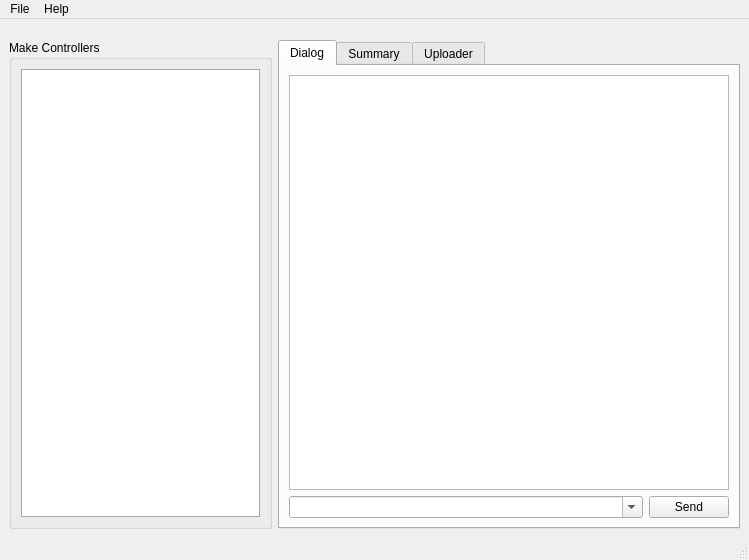
<ui version="4.0" >
 <class>McHelperWindow</class>
 <widget class="QMainWindow" name="McHelperWindow" >
  <property name="geometry" >
   <rect>
    <x>0</x>
    <y>0</y>
    <width>749</width>
    <height>560</height>
   </rect>
  </property>
  <property name="sizePolicy" >
   <sizepolicy vsizetype="Preferred" hsizetype="Preferred" >
    <horstretch>0</horstretch>
    <verstretch>0</verstretch>
   </sizepolicy>
  </property>
  <property name="windowTitle" >
   <string>Make Controller Helper</string>
  </property>
  <widget class="QWidget" name="centralwidget" >
   <layout class="QVBoxLayout" >
    <item>
     <spacer>
      <property name="orientation" >
       <enum>Qt::Vertical</enum>
      </property>
      <property name="sizeType" >
       <enum>QSizePolicy::Fixed</enum>
      </property>
      <property name="sizeHint" >
       <size>
        <width>725</width>
        <height>12</height>
       </size>
      </property>
     </spacer>
    </item>
    <item>
     <layout class="QHBoxLayout" >
      <item>
       <widget class="QGroupBox" name="groupBoxDevices" >
        <property name="sizePolicy" >
         <sizepolicy vsizetype="Expanding" hsizetype="Expanding" >
          <horstretch>0</horstretch>
          <verstretch>0</verstretch>
         </sizepolicy>
        </property>
        <property name="minimumSize" >
         <size>
          <width>160</width>
          <height>0</height>
         </size>
        </property>
        <property name="maximumSize" >
         <size>
          <width>325</width>
          <height>16777215</height>
         </size>
        </property>
        <property name="title" >
         <string>Make Controllers</string>
        </property>
        <layout class="QVBoxLayout" >
         <property name="spacing" >
          <number>6</number>
         </property>
         <property name="leftMargin" >
          <number>9</number>
         </property>
         <property name="topMargin" >
          <number>9</number>
         </property>
         <property name="rightMargin" >
          <number>9</number>
         </property>
         <property name="bottomMargin" >
          <number>9</number>
         </property>
         <item>
          <widget class="QListWidget" name="listWidget" >
           <property name="palette" >
            <palette>
             <active>
              <colorrole role="WindowText" >
               <brush brushstyle="SolidPattern" >
                <color alpha="255" >
                 <red>0</red>
                 <green>0</green>
                 <blue>0</blue>
                </color>
               </brush>
              </colorrole>
              <colorrole role="Button" >
               <brush brushstyle="SolidPattern" >
                <color alpha="255" >
                 <red>203</red>
                 <green>219</green>
                 <blue>235</blue>
                </color>
               </brush>
              </colorrole>
              <colorrole role="Light" >
               <brush brushstyle="SolidPattern" >
                <color alpha="255" >
                 <red>255</red>
                 <green>255</green>
                 <blue>255</blue>
                </color>
               </brush>
              </colorrole>
              <colorrole role="Midlight" >
               <brush brushstyle="SolidPattern" >
                <color alpha="255" >
                 <red>229</red>
                 <green>237</green>
                 <blue>245</blue>
                </color>
               </brush>
              </colorrole>
              <colorrole role="Dark" >
               <brush brushstyle="SolidPattern" >
                <color alpha="255" >
                 <red>101</red>
                 <green>109</green>
                 <blue>117</blue>
                </color>
               </brush>
              </colorrole>
              <colorrole role="Mid" >
               <brush brushstyle="SolidPattern" >
                <color alpha="255" >
                 <red>135</red>
                 <green>146</green>
                 <blue>157</blue>
                </color>
               </brush>
              </colorrole>
              <colorrole role="Text" >
               <brush brushstyle="SolidPattern" >
                <color alpha="255" >
                 <red>0</red>
                 <green>0</green>
                 <blue>0</blue>
                </color>
               </brush>
              </colorrole>
              <colorrole role="BrightText" >
               <brush brushstyle="SolidPattern" >
                <color alpha="255" >
                 <red>255</red>
                 <green>255</green>
                 <blue>255</blue>
                </color>
               </brush>
              </colorrole>
              <colorrole role="ButtonText" >
               <brush brushstyle="SolidPattern" >
                <color alpha="255" >
                 <red>0</red>
                 <green>0</green>
                 <blue>0</blue>
                </color>
               </brush>
              </colorrole>
              <colorrole role="Base" >
               <brush brushstyle="SolidPattern" >
                <color alpha="255" >
                 <red>255</red>
                 <green>255</green>
                 <blue>255</blue>
                </color>
               </brush>
              </colorrole>
              <colorrole role="Window" >
               <brush brushstyle="SolidPattern" >
                <color alpha="255" >
                 <red>203</red>
                 <green>219</green>
                 <blue>235</blue>
                </color>
               </brush>
              </colorrole>
              <colorrole role="Shadow" >
               <brush brushstyle="SolidPattern" >
                <color alpha="255" >
                 <red>0</red>
                 <green>0</green>
                 <blue>0</blue>
                </color>
               </brush>
              </colorrole>
              <colorrole role="Highlight" >
               <brush brushstyle="SolidPattern" >
                <color alpha="255" >
                 <red>49</red>
                 <green>106</green>
                 <blue>197</blue>
                </color>
               </brush>
              </colorrole>
              <colorrole role="HighlightedText" >
               <brush brushstyle="SolidPattern" >
                <color alpha="255" >
                 <red>255</red>
                 <green>255</green>
                 <blue>255</blue>
                </color>
               </brush>
              </colorrole>
              <colorrole role="Link" >
               <brush brushstyle="SolidPattern" >
                <color alpha="255" >
                 <red>0</red>
                 <green>0</green>
                 <blue>255</blue>
                </color>
               </brush>
              </colorrole>
              <colorrole role="LinkVisited" >
               <brush brushstyle="SolidPattern" >
                <color alpha="255" >
                 <red>255</red>
                 <green>0</green>
                 <blue>255</blue>
                </color>
               </brush>
              </colorrole>
              <colorrole role="AlternateBase" >
               <brush brushstyle="SolidPattern" >
                <color alpha="255" >
                 <red>229</red>
                 <green>237</green>
                 <blue>245</blue>
                </color>
               </brush>
              </colorrole>
             </active>
             <inactive>
              <colorrole role="WindowText" >
               <brush brushstyle="SolidPattern" >
                <color alpha="255" >
                 <red>0</red>
                 <green>0</green>
                 <blue>0</blue>
                </color>
               </brush>
              </colorrole>
              <colorrole role="Button" >
               <brush brushstyle="SolidPattern" >
                <color alpha="255" >
                 <red>203</red>
                 <green>219</green>
                 <blue>235</blue>
                </color>
               </brush>
              </colorrole>
              <colorrole role="Light" >
               <brush brushstyle="SolidPattern" >
                <color alpha="255" >
                 <red>255</red>
                 <green>255</green>
                 <blue>255</blue>
                </color>
               </brush>
              </colorrole>
              <colorrole role="Midlight" >
               <brush brushstyle="SolidPattern" >
                <color alpha="255" >
                 <red>229</red>
                 <green>237</green>
                 <blue>245</blue>
                </color>
               </brush>
              </colorrole>
              <colorrole role="Dark" >
               <brush brushstyle="SolidPattern" >
                <color alpha="255" >
                 <red>101</red>
                 <green>109</green>
                 <blue>117</blue>
                </color>
               </brush>
              </colorrole>
              <colorrole role="Mid" >
               <brush brushstyle="SolidPattern" >
                <color alpha="255" >
                 <red>135</red>
                 <green>146</green>
                 <blue>157</blue>
                </color>
               </brush>
              </colorrole>
              <colorrole role="Text" >
               <brush brushstyle="SolidPattern" >
                <color alpha="255" >
                 <red>0</red>
                 <green>0</green>
                 <blue>0</blue>
                </color>
               </brush>
              </colorrole>
              <colorrole role="BrightText" >
               <brush brushstyle="SolidPattern" >
                <color alpha="255" >
                 <red>255</red>
                 <green>255</green>
                 <blue>255</blue>
                </color>
               </brush>
              </colorrole>
              <colorrole role="ButtonText" >
               <brush brushstyle="SolidPattern" >
                <color alpha="255" >
                 <red>0</red>
                 <green>0</green>
                 <blue>0</blue>
                </color>
               </brush>
              </colorrole>
              <colorrole role="Base" >
               <brush brushstyle="SolidPattern" >
                <color alpha="255" >
                 <red>255</red>
                 <green>255</green>
                 <blue>255</blue>
                </color>
               </brush>
              </colorrole>
              <colorrole role="Window" >
               <brush brushstyle="SolidPattern" >
                <color alpha="255" >
                 <red>203</red>
                 <green>219</green>
                 <blue>235</blue>
                </color>
               </brush>
              </colorrole>
              <colorrole role="Shadow" >
               <brush brushstyle="SolidPattern" >
                <color alpha="255" >
                 <red>0</red>
                 <green>0</green>
                 <blue>0</blue>
                </color>
               </brush>
              </colorrole>
              <colorrole role="Highlight" >
               <brush brushstyle="SolidPattern" >
                <color alpha="255" >
                 <red>49</red>
                 <green>106</green>
                 <blue>197</blue>
                </color>
               </brush>
              </colorrole>
              <colorrole role="HighlightedText" >
               <brush brushstyle="SolidPattern" >
                <color alpha="255" >
                 <red>255</red>
                 <green>255</green>
                 <blue>255</blue>
                </color>
               </brush>
              </colorrole>
              <colorrole role="Link" >
               <brush brushstyle="SolidPattern" >
                <color alpha="255" >
                 <red>0</red>
                 <green>0</green>
                 <blue>255</blue>
                </color>
               </brush>
              </colorrole>
              <colorrole role="LinkVisited" >
               <brush brushstyle="SolidPattern" >
                <color alpha="255" >
                 <red>255</red>
                 <green>0</green>
                 <blue>255</blue>
                </color>
               </brush>
              </colorrole>
              <colorrole role="AlternateBase" >
               <brush brushstyle="SolidPattern" >
                <color alpha="255" >
                 <red>229</red>
                 <green>237</green>
                 <blue>245</blue>
                </color>
               </brush>
              </colorrole>
             </inactive>
             <disabled>
              <colorrole role="WindowText" >
               <brush brushstyle="SolidPattern" >
                <color alpha="255" >
                 <red>101</red>
                 <green>109</green>
                 <blue>117</blue>
                </color>
               </brush>
              </colorrole>
              <colorrole role="Button" >
               <brush brushstyle="SolidPattern" >
                <color alpha="255" >
                 <red>203</red>
                 <green>219</green>
                 <blue>235</blue>
                </color>
               </brush>
              </colorrole>
              <colorrole role="Light" >
               <brush brushstyle="SolidPattern" >
                <color alpha="255" >
                 <red>255</red>
                 <green>255</green>
                 <blue>255</blue>
                </color>
               </brush>
              </colorrole>
              <colorrole role="Midlight" >
               <brush brushstyle="SolidPattern" >
                <color alpha="255" >
                 <red>229</red>
                 <green>237</green>
                 <blue>245</blue>
                </color>
               </brush>
              </colorrole>
              <colorrole role="Dark" >
               <brush brushstyle="SolidPattern" >
                <color alpha="255" >
                 <red>101</red>
                 <green>109</green>
                 <blue>117</blue>
                </color>
               </brush>
              </colorrole>
              <colorrole role="Mid" >
               <brush brushstyle="SolidPattern" >
                <color alpha="255" >
                 <red>135</red>
                 <green>146</green>
                 <blue>157</blue>
                </color>
               </brush>
              </colorrole>
              <colorrole role="Text" >
               <brush brushstyle="SolidPattern" >
                <color alpha="255" >
                 <red>101</red>
                 <green>109</green>
                 <blue>117</blue>
                </color>
               </brush>
              </colorrole>
              <colorrole role="BrightText" >
               <brush brushstyle="SolidPattern" >
                <color alpha="255" >
                 <red>255</red>
                 <green>255</green>
                 <blue>255</blue>
                </color>
               </brush>
              </colorrole>
              <colorrole role="ButtonText" >
               <brush brushstyle="SolidPattern" >
                <color alpha="255" >
                 <red>101</red>
                 <green>109</green>
                 <blue>117</blue>
                </color>
               </brush>
              </colorrole>
              <colorrole role="Base" >
               <brush brushstyle="SolidPattern" >
                <color alpha="255" >
                 <red>203</red>
                 <green>219</green>
                 <blue>235</blue>
                </color>
               </brush>
              </colorrole>
              <colorrole role="Window" >
               <brush brushstyle="SolidPattern" >
                <color alpha="255" >
                 <red>203</red>
                 <green>219</green>
                 <blue>235</blue>
                </color>
               </brush>
              </colorrole>
              <colorrole role="Shadow" >
               <brush brushstyle="SolidPattern" >
                <color alpha="255" >
                 <red>0</red>
                 <green>0</green>
                 <blue>0</blue>
                </color>
               </brush>
              </colorrole>
              <colorrole role="Highlight" >
               <brush brushstyle="SolidPattern" >
                <color alpha="255" >
                 <red>49</red>
                 <green>106</green>
                 <blue>197</blue>
                </color>
               </brush>
              </colorrole>
              <colorrole role="HighlightedText" >
               <brush brushstyle="SolidPattern" >
                <color alpha="255" >
                 <red>255</red>
                 <green>255</green>
                 <blue>255</blue>
                </color>
               </brush>
              </colorrole>
              <colorrole role="Link" >
               <brush brushstyle="SolidPattern" >
                <color alpha="255" >
                 <red>0</red>
                 <green>0</green>
                 <blue>255</blue>
                </color>
               </brush>
              </colorrole>
              <colorrole role="LinkVisited" >
               <brush brushstyle="SolidPattern" >
                <color alpha="255" >
                 <red>255</red>
                 <green>0</green>
                 <blue>255</blue>
                </color>
               </brush>
              </colorrole>
              <colorrole role="AlternateBase" >
               <brush brushstyle="SolidPattern" >
                <color alpha="255" >
                 <red>203</red>
                 <green>219</green>
                 <blue>235</blue>
                </color>
               </brush>
              </colorrole>
             </disabled>
            </palette>
           </property>
           <property name="focusPolicy" >
            <enum>Qt::WheelFocus</enum>
           </property>
           <property name="frameShape" >
            <enum>QFrame::StyledPanel</enum>
           </property>
           <property name="showDropIndicator" stdset="0" >
            <bool>true</bool>
           </property>
           <property name="dragEnabled" >
            <bool>true</bool>
           </property>
           <property name="alternatingRowColors" >
            <bool>false</bool>
           </property>
          </widget>
         </item>
        </layout>
       </widget>
      </item>
      <item>
       <widget class="QTabWidget" name="tabWidget" >
        <property name="focusPolicy" >
         <enum>Qt::NoFocus</enum>
        </property>
        <property name="currentIndex" >
         <number>0</number>
        </property>
        <widget class="QWidget" name="dialogTab" >
         <attribute name="title" >
          <string>Dialog</string>
         </attribute>
         <layout class="QVBoxLayout" >
          <item>
           <widget class="QTableView" name="outputView" >
            <property name="focusPolicy" >
             <enum>Qt::TabFocus</enum>
            </property>
            <property name="frameShape" >
             <enum>QFrame::StyledPanel</enum>
            </property>
            <property name="selectionMode" >
             <enum>QAbstractItemView::SingleSelection</enum>
            </property>
            <property name="selectionBehavior" >
             <enum>QAbstractItemView::SelectRows</enum>
            </property>
            <property name="showGrid" >
             <bool>false</bool>
            </property>
           </widget>
          </item>
          <item>
           <layout class="QHBoxLayout" >
            <item>
             <widget class="QComboBox" name="commandLine" >
              <property name="sizePolicy" >
               <sizepolicy vsizetype="Fixed" hsizetype="Expanding" >
                <horstretch>0</horstretch>
                <verstretch>0</verstretch>
               </sizepolicy>
              </property>
              <property name="maximumSize" >
               <size>
                <width>16777215</width>
                <height>16777215</height>
               </size>
              </property>
              <property name="editable" >
               <bool>true</bool>
              </property>
              <property name="currentIndex" >
               <number>-1</number>
              </property>
              <property name="maxCount" >
               <number>10</number>
              </property>
              <property name="insertPolicy" >
               <enum>QComboBox::NoInsert</enum>
              </property>
              <property name="autoCompletionCaseSensitivity" >
               <enum>Qt::CaseSensitive</enum>
              </property>
              <property name="frame" >
               <bool>true</bool>
              </property>
             </widget>
            </item>
            <item>
             <widget class="QPushButton" name="sendButton" >
              <property name="text" >
               <string>Send</string>
              </property>
             </widget>
            </item>
           </layout>
          </item>
         </layout>
        </widget>
        <widget class="QWidget" name="inspectorTab" >
         <attribute name="title" >
          <string>Summary</string>
         </attribute>
         <layout class="QVBoxLayout" >
          <item>
           <widget class="QGroupBox" name="groupBox" >
            <property name="minimumSize" >
             <size>
              <width>440</width>
              <height>175</height>
             </size>
            </property>
            <property name="maximumSize" >
             <size>
              <width>450</width>
              <height>175</height>
             </size>
            </property>
            <property name="title" >
             <string>System</string>
            </property>
            <widget class="QWidget" name="gridLayout" >
             <property name="geometry" >
              <rect>
               <x>30</x>
               <y>20</y>
               <width>401</width>
               <height>151</height>
              </rect>
             </property>
             <layout class="QGridLayout" >
              <property name="leftMargin" >
               <number>0</number>
              </property>
              <property name="topMargin" >
               <number>0</number>
              </property>
              <property name="rightMargin" >
               <number>0</number>
              </property>
              <property name="bottomMargin" >
               <number>0</number>
              </property>
              <property name="horizontalSpacing" >
               <number>6</number>
              </property>
              <property name="verticalSpacing" >
               <number>6</number>
              </property>
              <item row="3" column="1" >
               <widget class="QLineEdit" name="systemFreeMemory" >
                <property name="focusPolicy" >
                 <enum>Qt::NoFocus</enum>
                </property>
                <property name="readOnly" >
                 <bool>true</bool>
                </property>
               </widget>
              </item>
              <item row="1" column="1" >
               <widget class="QLineEdit" name="systemSerialNumber" />
              </item>
              <item row="0" column="1" >
               <widget class="QLineEdit" name="systemName" />
              </item>
              <item row="2" column="1" >
               <widget class="QLineEdit" name="systemFirmwareVersion" >
                <property name="focusPolicy" >
                 <enum>Qt::NoFocus</enum>
                </property>
                <property name="readOnly" >
                 <bool>true</bool>
                </property>
               </widget>
              </item>
              <item row="0" column="0" >
               <widget class="QLabel" name="label" >
                <property name="toolTip" >
                 <string>This board's name - edit to give this board a new name.</string>
                </property>
                <property name="text" >
                 <string>Name:</string>
                </property>
                <property name="buddy" >
                 <cstring>systemName</cstring>
                </property>
               </widget>
              </item>
              <item row="1" column="0" >
               <widget class="QLabel" name="label_2" >
                <property name="toolTip" >
                 <string>This board's serial number to uniquely identify it.</string>
                </property>
                <property name="text" >
                 <string>Serial Number:</string>
                </property>
                <property name="buddy" >
                 <cstring>systemSerialNumber</cstring>
                </property>
               </widget>
              </item>
              <item row="2" column="0" >
               <widget class="QLabel" name="label_3" >
                <property name="toolTip" >
                 <string>The version of the program running on the Make Controller.</string>
                </property>
                <property name="text" >
                 <string>Firmware Version:</string>
                </property>
                <property name="buddy" >
                 <cstring>systemFirmwareVersion</cstring>
                </property>
               </widget>
              </item>
              <item row="3" column="0" >
               <widget class="QLabel" name="label_4" >
                <property name="toolTip" >
                 <string>The available memory for this board, in bytes.</string>
                </property>
                <property name="text" >
                 <string>Free Memory:</string>
                </property>
                <property name="buddy" >
                 <cstring>systemFreeMemory</cstring>
                </property>
               </widget>
              </item>
             </layout>
            </widget>
           </widget>
          </item>
          <item>
           <widget class="QGroupBox" name="groupBox_2" >
            <property name="minimumSize" >
             <size>
              <width>440</width>
              <height>210</height>
             </size>
            </property>
            <property name="maximumSize" >
             <size>
              <width>450</width>
              <height>210</height>
             </size>
            </property>
            <property name="title" >
             <string>Network</string>
            </property>
            <layout class="QGridLayout" >
             <item row="0" column="0" >
              <widget class="QLabel" name="label_5" >
               <property name="text" >
                <string>IP Address:</string>
               </property>
               <property name="buddy" >
                <cstring>netAddressLineEdit</cstring>
               </property>
              </widget>
             </item>
             <item row="0" column="1" colspan="4" >
              <widget class="QLineEdit" name="netAddressLineEdit" />
             </item>
             <item row="1" column="0" >
              <widget class="QLabel" name="label_6" >
               <property name="text" >
                <string>Network Mask:</string>
               </property>
               <property name="buddy" >
                <cstring>netMaskLineEdit</cstring>
               </property>
              </widget>
             </item>
             <item row="1" column="1" colspan="4" >
              <widget class="QLineEdit" name="netMaskLineEdit" />
             </item>
             <item row="2" column="0" >
              <widget class="QLabel" name="label_7" >
               <property name="text" >
                <string>Gateway/Router:</string>
               </property>
               <property name="buddy" >
                <cstring>netGatewayLineEdit</cstring>
               </property>
              </widget>
             </item>
             <item row="2" column="1" colspan="4" >
              <widget class="QLineEdit" name="netGatewayLineEdit" />
             </item>
             <item row="4" column="0" >
              <widget class="QLabel" name="label_10" >
               <property name="toolTip" >
                <string>The port this board is listening on for OSC messages.</string>
               </property>
               <property name="text" >
                <string>UDP Port (Listening):</string>
               </property>
               <property name="buddy" >
                <cstring>udpListenPort</cstring>
               </property>
              </widget>
             </item>
             <item row="4" column="1" colspan="2" >
              <widget class="QLineEdit" name="udpListenPort" >
               <property name="readOnly" >
                <bool>false</bool>
               </property>
              </widget>
             </item>
             <item row="4" column="3" >
              <widget class="QLabel" name="label_11" >
               <property name="toolTip" >
                <string>The port this board will send OSC messages back on.</string>
               </property>
               <property name="text" >
                <string>UDP Port (Sending):</string>
               </property>
               <property name="buddy" >
                <cstring>udpSendPort</cstring>
               </property>
              </widget>
             </item>
             <item row="4" column="4" >
              <widget class="QLineEdit" name="udpSendPort" >
               <property name="readOnly" >
                <bool>false</bool>
               </property>
              </widget>
             </item>
             <item row="5" column="1" >
              <widget class="QCheckBox" name="dhcpCheckBox" >
               <property name="toolTip" >
                <string>DHCP allows the Make Controller to automatically get an IP address when connected to a network.</string>
               </property>
               <property name="layoutDirection" >
                <enum>Qt::LeftToRight</enum>
               </property>
               <property name="text" >
                <string>DHCP</string>
               </property>
              </widget>
             </item>
             <item row="5" column="2" colspan="2" >
              <widget class="QCheckBox" name="webserverCheckBox" >
               <property name="toolTip" >
                <string>Controls the demo web server on the Make Controller.</string>
               </property>
               <property name="text" >
                <string>Webserver</string>
               </property>
              </widget>
             </item>
            </layout>
           </widget>
          </item>
         </layout>
        </widget>
        <widget class="QWidget" name="uploaderTab" >
         <attribute name="title" >
          <string>Uploader</string>
         </attribute>
         <layout class="QVBoxLayout" >
          <item>
           <widget class="QGroupBox" name="uploaderGroupBox" >
            <property name="minimumSize" >
             <size>
              <width>380</width>
              <height>140</height>
             </size>
            </property>
            <property name="maximumSize" >
             <size>
              <width>16777215</width>
              <height>140</height>
             </size>
            </property>
            <property name="title" >
             <string>Firmware Uploader</string>
            </property>
            <property name="alignment" >
             <set>Qt::AlignHCenter|Qt::AlignTop</set>
            </property>
            <layout class="QVBoxLayout" >
             <item>
              <widget class="QLabel" name="label_9" >
               <property name="text" >
                <string>Select a .bin file to upload to your Make Controller.</string>
               </property>
               <property name="alignment" >
                <set>Qt::AlignCenter</set>
               </property>
              </widget>
             </item>
             <item>
              <layout class="QGridLayout" >
               <property name="leftMargin" >
                <number>0</number>
               </property>
               <property name="topMargin" >
                <number>0</number>
               </property>
               <property name="rightMargin" >
                <number>0</number>
               </property>
               <property name="bottomMargin" >
                <number>0</number>
               </property>
               <property name="horizontalSpacing" >
                <number>6</number>
               </property>
               <property name="verticalSpacing" >
                <number>6</number>
               </property>
               <item row="2" column="1" >
                <widget class="QProgressBar" name="progressBar" >
                 <property name="value" >
                  <number>24</number>
                 </property>
                 <property name="orientation" >
                  <enum>Qt::Horizontal</enum>
                 </property>
                </widget>
               </item>
               <item row="2" column="2" >
                <widget class="QPushButton" name="uploadButton" >
                 <property name="minimumSize" >
                  <size>
                   <width>80</width>
                   <height>32</height>
                  </size>
                 </property>
                 <property name="maximumSize" >
                  <size>
                   <width>80</width>
                   <height>32</height>
                  </size>
                 </property>
                 <property name="focusPolicy" >
                  <enum>Qt::NoFocus</enum>
                 </property>
                 <property name="text" >
                  <string>Upload</string>
                 </property>
                </widget>
               </item>
               <item row="0" column="2" >
                <widget class="QPushButton" name="fileSelectButton" >
                 <property name="minimumSize" >
                  <size>
                   <width>80</width>
                   <height>32</height>
                  </size>
                 </property>
                 <property name="maximumSize" >
                  <size>
                   <width>80</width>
                   <height>32</height>
                  </size>
                 </property>
                 <property name="focusPolicy" >
                  <enum>Qt::NoFocus</enum>
                 </property>
                 <property name="text" >
                  <string>Browse</string>
                 </property>
                </widget>
               </item>
               <item row="0" column="1" >
                <widget class="QComboBox" name="fileSelectText" >
                 <property name="editable" >
                  <bool>true</bool>
                 </property>
                 <property name="insertPolicy" >
                  <enum>QComboBox::InsertAtTop</enum>
                 </property>
                 <property name="minimumContentsLength" >
                  <number>1</number>
                 </property>
                </widget>
               </item>
               <item row="1" column="1" >
                <spacer>
                 <property name="orientation" >
                  <enum>Qt::Vertical</enum>
                 </property>
                 <property name="sizeType" >
                  <enum>QSizePolicy::Fixed</enum>
                 </property>
                 <property name="sizeHint" >
                  <size>
                   <width>20</width>
                   <height>8</height>
                  </size>
                 </property>
                </spacer>
               </item>
              </layout>
             </item>
            </layout>
           </widget>
          </item>
          <item>
           <spacer>
            <property name="orientation" >
             <enum>Qt::Vertical</enum>
            </property>
            <property name="sizeHint" >
             <size>
              <width>20</width>
              <height>40</height>
             </size>
            </property>
           </spacer>
          </item>
         </layout>
        </widget>
       </widget>
      </item>
     </layout>
    </item>
   </layout>
  </widget>
  <widget class="QMenuBar" name="menubar" >
   <property name="geometry" >
    <rect>
     <x>0</x>
     <y>0</y>
     <width>749</width>
     <height>22</height>
    </rect>
   </property>
   <widget class="QMenu" name="menuFile" >
    <property name="title" >
     <string>File</string>
    </property>
    <addaction name="actionAboutMchelper" />
    <addaction name="actionPreferences" />
    <addaction name="actionClearOutput" />
   </widget>
   <widget class="QMenu" name="menuHelp" >
    <property name="title" >
     <string>Help</string>
    </property>
    <addaction name="actionMchelper_Help" />
    <addaction name="separator" />
    <addaction name="actionOSC_Tutorial" />
   </widget>
   <addaction name="menuFile" />
   <addaction name="menuHelp" />
  </widget>
  <widget class="QStatusBar" name="statusbar" />
  <action name="actionAboutMchelper" >
   <property name="text" >
    <string>About mchelper...</string>
   </property>
  </action>
  <action name="actionClearOutput" >
   <property name="text" >
    <string>Clear Output</string>
   </property>
   <property name="shortcut" >
    <string>Ctrl+X</string>
   </property>
   <property name="shortcutContext" >
    <enum>Qt::ApplicationShortcut</enum>
   </property>
  </action>
  <action name="actionPreferences" >
   <property name="text" >
    <string>Preferences...</string>
   </property>
  </action>
  <action name="actionMchelper_Help" >
   <property name="text" >
    <string>mchelper Help</string>
   </property>
  </action>
  <action name="actionOSC_Tutorial" >
   <property name="text" >
    <string>OSC Tutorial</string>
   </property>
  </action>
 </widget>
 <tabstops>
  <tabstop>commandLine</tabstop>
  <tabstop>systemName</tabstop>
  <tabstop>systemSerialNumber</tabstop>
  <tabstop>netAddressLineEdit</tabstop>
  <tabstop>netMaskLineEdit</tabstop>
  <tabstop>netGatewayLineEdit</tabstop>
  <tabstop>dhcpCheckBox</tabstop>
  <tabstop>webserverCheckBox</tabstop>
  <tabstop>fileSelectText</tabstop>
 </tabstops>
 <resources/>
 <connections/>
</ui>
